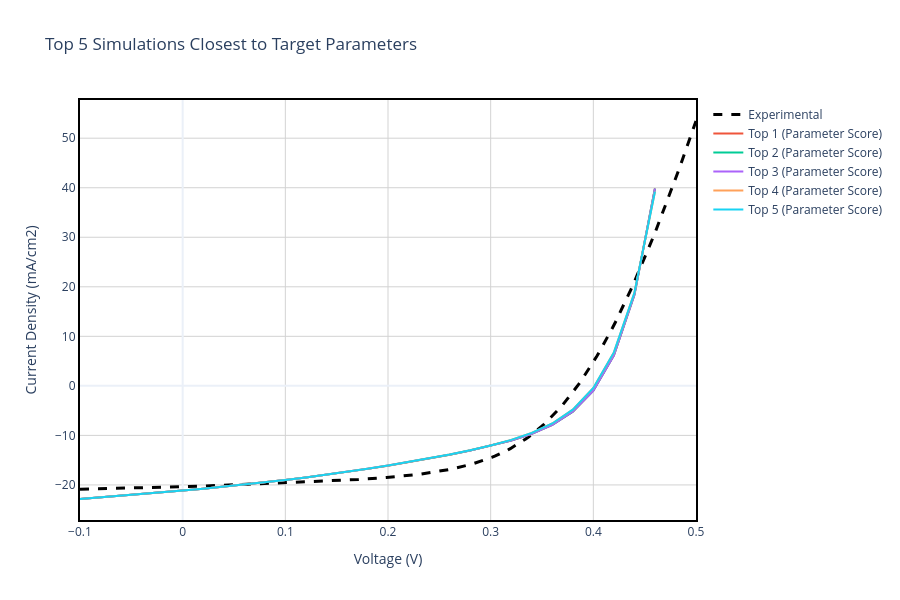

Here is the notebook cell this chart was saved with:
### Markdown cell above
## Section 4: Parameter-Based Comparison with Target Values

### Methodology
In this section, we compare simulations against **target performance parameters** using a scoring algorithm. For each simulation, we calculate a normalized distance metric:

$$\text{Score} = \sum_{i} \left(\frac{X_i^{sim} - X_i^{target}}{X_i^{target}}\right)^2$$

where $X_i$ represents the performance parameters:
- $V_{oc}$ (Open Circuit Voltage)
- $J_{sc}$ (Short Circuit Current Density)  
- $FF$ (Fill Factor)
- $\eta$ (Power Conversion Efficiency)

**Interpretation**: Lower scores indicate simulations whose parameters are closer to the target values. This approach is useful for identifying device designs that achieve desired specifications.

### Application
The top 5 simulations with the lowest parameter scores are plotted alongside experimental data to evaluate whether parameter matching correlates with realistic device behavior.

### Code cell
# Calculate a Score (the lower the score, the closer to the target parameters)
for d in scaps_data:
    score = 0
    score += ((d['Voc'] - TARGET_VOC) / TARGET_VOC)**2
    score += ((d['Jsc'] - TARGET_JSC) / TARGET_JSC)**2
    score += ((d['FF'] - TARGET_FF) / TARGET_FF)**2
    score += ((d['eta'] - TARGET_ETA) / TARGET_ETA)**2
    d['param_score'] = score

top_5_params = sorted(scaps_data, key=lambda x: x['param_score'])[:5]

# ------------------ PLOT 3: TOP 5 VS EXPERIMENTAL (PARAMETERS) ------------------
fig3 = go.Figure()
fig3.add_trace(go.Scatter(
    x=exp_data['v(V)'], y=exp_data['jtot(mA/cm2)'], 
    mode='lines', name='Experimental', line=dict(color='black', dash='dash', width=3)
))

for i, d in enumerate(top_5_params):
    # Filter to experimental maximum limits
    mask = (d['v(V)'] <= EXP_V_MAX) & (d['jtot(mA/cm2)'] <= EXP_J_MAX)
    v_filtered = d['v(V)'][mask]
    j_filtered = d['jtot(mA/cm2)'][mask]
    
    hover_text = f"<b>{d['label']}</b><br>Voc: {d['Voc']} V<br>Jsc: {d['Jsc']} mA/cm²<br>FF: {d['FF']} %<br>η: {d['eta']} %"
    fig3.add_trace(go.Scatter(
        x=v_filtered, y=j_filtered, mode='lines', 
        name=f"Top {i+1} (Parameter Score)", hoverinfo='text', hovertext=hover_text
    ))

fig3.update_xaxes(showline=True, linewidth=2, linecolor='black', mirror=True)
fig3.update_yaxes(showline=True, linewidth=2, linecolor='black', mirror=True)
fig3.update_layout(
    title='Top 5 Simulations Closest to Target Parameters',
    xaxis_title='Voltage (V)', yaxis_title='Current Density (mA/cm2)',
    hovermode='closest', template='plotly_white', width=900, height=600,
    plot_bgcolor='white',
    xaxis=dict(showgrid=True, gridwidth=1, gridcolor='lightgray'),
    yaxis=dict(showgrid=True, gridwidth=1, gridcolor='lightgray')
)
fig3.show()
fig3.write_image(os.path.join(plots_dir, 'Top5_Parameters.png'), width=900, height=600)
print(f"✅ Saved Plot 3 to {plots_dir}/Top5_Parameters.png")

# Create comparison table
print("\n" + "="*120)
print("TOP 5 PARAMETER MATCHES: EXPERIMENTAL VS SIMULATIONS")
print("="*120)
print(f"\n{'Metric':<20} {'Experimental':<18} {'Top 1':<18} {'Top 2':<18} {'Top 3':<18} {'Top 4':<18} {'Top 5':<18}")
print("-"*120)
print(f"{'Voc (V)':<20} {TARGET_VOC:<18.4f} {top_5_params[0]['Voc']:<18.4f} {top_5_params[1]['Voc']:<18.4f} {top_5_params[2]['Voc']:<18.4f} {top_5_params[3]['Voc']:<18.4f} {top_5_params[4]['Voc']:<18.4f}")
print(f"{'Jsc (mA/cm²)':<20} {TARGET_JSC:<18.4f} {top_5_params[0]['Jsc']:<18.4f} {top_5_params[1]['Jsc']:<18.4f} {top_5_params[2]['Jsc']:<18.4f} {top_5_params[3]['Jsc']:<18.4f} {top_5_params[4]['Jsc']:<18.4f}")
print(f"{'FF (%)':<20} {TARGET_FF:<18.2f} {top_5_params[0]['FF']:<18.2f} {top_5_params[1]['FF']:<18.2f} {top_5_params[2]['FF']:<18.2f} {top_5_params[3]['FF']:<18.2f} {top_5_params[4]['FF']:<18.2f}")
print(f"{'η (%)':<20} {TARGET_ETA:<18.4f} {top_5_params[0]['eta']:<18.4f} {top_5_params[1]['eta']:<18.4f} {top_5_params[2]['eta']:<18.4f} {top_5_params[3]['eta']:<18.4f} {top_5_params[4]['eta']:<18.4f}")
print(f"{'Param Score':<20} {'---':<18} {top_5_params[0]['param_score']:<18.6f} {top_5_params[1]['param_score']:<18.6f} {top_5_params[2]['param_score']:<18.6f} {top_5_params[3]['param_score']:<18.6f} {top_5_params[4]['param_score']:<18.6f}")
print("="*120)

### Figure 1 — Plotly figure (JSON) as saved in the notebook; plotly's stock layout.template omitted (floating-point values rounded to 4 significant figures; data arrays with more than 128 entries replaced by an {"elided": "..."} marker saying what was removed)
{"data": [{"line": {"color": "black", "dash": "dash", "width": 3}, "mode": "lines", "name": "Experimental", "type": "scatter", "x": {"elided": "200 float values"}, "y": {"elided": "200 float values"}}, {"hoverinfo": "text", "hovertext": "<b>Sb2Se3 / CdS (I1)>>Defect 1>>total density [1/cm²]: 1.00e+10</b><br>Voc: 0.403232 V<br>Jsc: 21.14379191 mA/cm²<br>FF: 42.8813 %<br>η: 3.656 %", "mode": "lines", "name": "Top 1 (Parameter Score)", "type": "scatter", "x": [-0.1, -0.08, -0.06, -0.04, -0.02, 0.0, 0.02, 0.04, 0.06, 0.08, 0.1, 0.12, 0.14, 0.16, 0.18, 0.2, 0.22, 0.24, 0.26, 0.28, 0.3, 0.32, 0.34, 0.36, 0.38, 0.4, 0.42, 0.44, 0.46], "y": [-22.84, -22.53, -22.2, -21.86, -21.51, -21.14, -20.76, -20.36, -19.93, -19.48, -19.01, -18.5, -17.95, -17.38, -16.76, -16.1, -15.41, -14.67, -13.89, -13.05, -12.12, -11.04, -9.7, -7.885, -5.207, -0.955, 6.151, 18.4, 39.83]}, {"hoverinfo": "text", "hovertext": "<b>Sb2Se3 / CdS (I1)>>Defect 1>>total density [1/cm²]: 1.00e+10</b><br>Voc: 0.403227 V<br>Jsc: 21.14334477 mA/cm²<br>FF: 42.8797 %<br>η: 3.6557 %", "mode": "lines", "name": "Top 2 (Parameter Score)", "type": "scatter", "x": [-0.1, -0.08, -0.06, -0.04, -0.02, 0.0, 0.02, 0.04, 0.06, 0.08, 0.1, 0.12, 0.14, 0.16, 0.18, 0.2, 0.22, 0.24, 0.26, 0.28, 0.3, 0.32, 0.34, 0.36, 0.38, 0.4, 0.42, 0.44, 0.46], "y": [-22.84, -22.53, -22.2, -21.86, -21.51, -21.14, -20.76, -20.36, -19.93, -19.48, -19.01, -18.5, -17.95, -17.37, -16.76, -16.1, -15.41, -14.67, -13.89, -13.05, -12.12, -11.04, -9.699, -7.884, -5.206, -0.9535, 6.153, 18.4, 39.83]}, {"hoverinfo": "text", "hovertext": "<b>Sb2Se3 / CdS (I1)>>Defect 1>>total density [1/cm²]: 1.00e+10</b><br>Voc: 0.403178 V<br>Jsc: 21.13888674 mA/cm²<br>FF: 42.8634 %<br>η: 3.6531 %", "mode": "lines", "name": "Top 3 (Parameter Score)", "type": "scatter", "x": [-0.1, -0.08, -0.06, -0.04, -0.02, 0.0, 0.02, 0.04, 0.06, 0.08, 0.1, 0.12, 0.14, 0.16, 0.18, 0.2, 0.22, 0.24, 0.26, 0.28, 0.3, 0.32, 0.34, 0.36, 0.38, 0.4, 0.42, 0.44, 0.46], "y": [-22.84, -22.52, -22.2, -21.86, -21.51, -21.14, -20.76, -20.35, -19.93, -19.48, -19.0, -18.49, -17.95, -17.37, -16.75, -16.1, -15.4, -14.67, -13.88, -13.04, -12.11, -11.03, -9.687, -7.871, -5.191, -0.9384, 6.166, 18.41, 39.82]}, {"hoverinfo": "text", "hovertext": "<b>Sb2Se3 / CdS (I1)>>Defect 1>>total density [1/cm²]: 5.00e+10</b><br>Voc: 0.401455 V<br>Jsc: 21.14374107 mA/cm²<br>FF: 42.8462 %<br>η: 3.6369 %", "mode": "lines", "name": "Top 4 (Parameter Score)", "type": "scatter", "x": [-0.1, -0.08, -0.06, -0.04, -0.02, 0.0, 0.02, 0.04, 0.06, 0.08, 0.1, 0.12, 0.14, 0.16, 0.18, 0.2, 0.22, 0.24, 0.26, 0.28, 0.3, 0.32, 0.34, 0.36, 0.38, 0.4, 0.42, 0.44, 0.46], "y": [-22.84, -22.53, -22.2, -21.86, -21.51, -21.14, -20.76, -20.36, -19.93, -19.48, -19.01, -18.5, -17.95, -17.37, -16.75, -16.09, -15.39, -14.65, -13.85, -12.99, -12.03, -10.9, -9.496, -7.593, -4.802, -0.4275, 6.745, 18.8, 39.19]}, {"hoverinfo": "text", "hovertext": "<b>Sb2Se3 / CdS (I1)>>Defect 1>>total density [1/cm²]: 5.00e+10</b><br>Voc: 0.40145 V<br>Jsc: 21.14329393 mA/cm²<br>FF: 42.8446 %<br>η: 3.6366 %", "mode": "lines", "name": "Top 5 (Parameter Score)", "type": "scatter", "x": [-0.1, -0.08, -0.06, -0.04, -0.02, 0.0, 0.02, 0.04, 0.06, 0.08, 0.1, 0.12, 0.14, 0.16, 0.18, 0.2, 0.22, 0.24, 0.26, 0.28, 0.3, 0.32, 0.34, 0.36, 0.38, 0.4, 0.42, 0.44, 0.46], "y": [-22.84, -22.53, -22.2, -21.86, -21.51, -21.14, -20.76, -20.36, -19.93, -19.48, -19.0, -18.5, -17.95, -17.37, -16.75, -16.09, -15.39, -14.65, -13.85, -12.99, -12.03, -10.9, -9.495, -7.592, -4.801, -0.426, 6.747, 18.8, 39.18]}], "layout": {"height": 600, "hovermode": "closest", "plot_bgcolor": "white", "title": {"text": "Top 5 Simulations Closest to Target Parameters"}, "width": 900, "xaxis": {"gridcolor": "lightgray", "gridwidth": 1, "linecolor": "black", "linewidth": 2, "mirror": true, "showgrid": true, "showline": true, "title": {"text": "Voltage (V)"}}, "yaxis": {"gridcolor": "lightgray", "gridwidth": 1, "linecolor": "black", "linewidth": 2, "mirror": true, "showgrid": true, "showline": true, "title": {"text": "Current Density (mA/cm2)"}}}}
